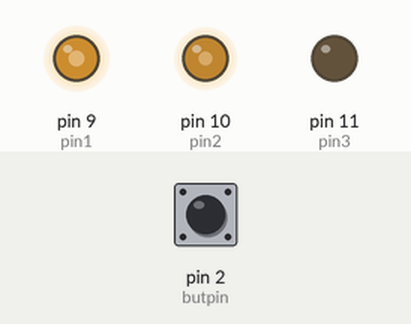
Recording of a sketch running on a simulated Arduino Uno, built with avr-gcc and run on an emulated ATmega328P. Parts: output pins drawn as LEDs (lit = HIGH). The inputs (shaded band) are chosen by the test bench; at power-on: pin 2 (butpin) HIGH.

Above: at 3.7 s.
3.8 s: pin 2 (butpin) pulled LOW for 3.2 s
At 4.7 s:
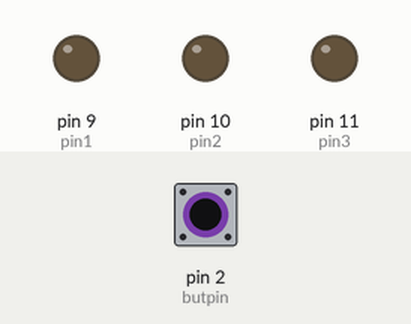
9.4 s: pin 2 (butpin) pulled LOW for 0.15 s
At 9.87 s:
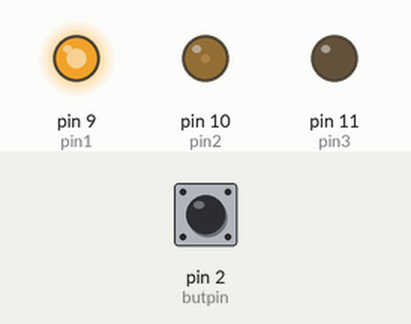
12.5 s: pin 2 (butpin) pulled LOW for 1 s
At 13.65 s:
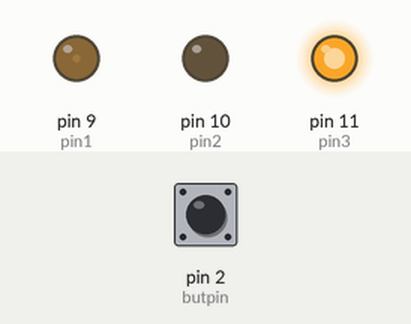
15.5 s: pin 2 (butpin) pulled LOW for 0.15 s
24.6 s: pin 2 (butpin) pulled LOW for 1 s
Timing chart, 0 to 28.6 s (numbered marks = the images above; inputs shaded):
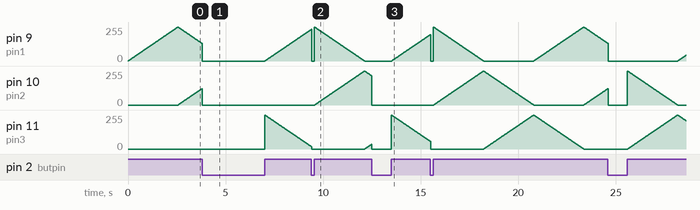

The sketch:

3ledFade.ino
```cpp
int pin1 = 9;
int pin2 = 10;
int pin3 = 11;
const int butpin=2;
int state;
int redVal = 0;
int greenVal = 0;
int yelVal = 0;
unsigned long lastPress = 0;
bool lastState = HIGH;
int i;

void setup() {
  pinMode(pin1, OUTPUT);
  pinMode(pin2, OUTPUT);
  pinMode(pin3, OUTPUT);
  pinMode(butpin,INPUT_PULLUP);

  for(i = 0; i < 255; i++){
    analogWrite(pin1, redVal);
    redVal++;
    delay(10);
  }
  i=0;
}
void loop() {
  int phase = i / 255;
  int step = i % 255;
state = digitalRead(butpin);

if (lastState == HIGH && state == LOW) {
    if (millis() - lastPress > 500) {
        i = ((i / 255 + 1) % 3) * 255;
        lastPress = millis();
    }
}

lastState = state;


  if(state==LOW){
    analogWrite(pin1, 0);
    analogWrite(pin2, 0);
    analogWrite(pin3, 0);
    i = (i + 255) % 765;
  }
  else{
    switch (phase) {
    case 0:
      redVal   = 255 - step;
      greenVal = step;
      yelVal  = 0;
      break;
    case 1:
      redVal   = 0;
      greenVal = 255 - step;
      yelVal  = step;
      break;
    case 2:
      redVal   = step;
      greenVal = 0;
      yelVal  = 255 - step;
      break;
  }

  analogWrite(pin1, redVal);
  analogWrite(pin2, greenVal);
  analogWrite(pin3, yelVal);
  i = (i + 1) % 765;
  }


  delay(10);
}
```
